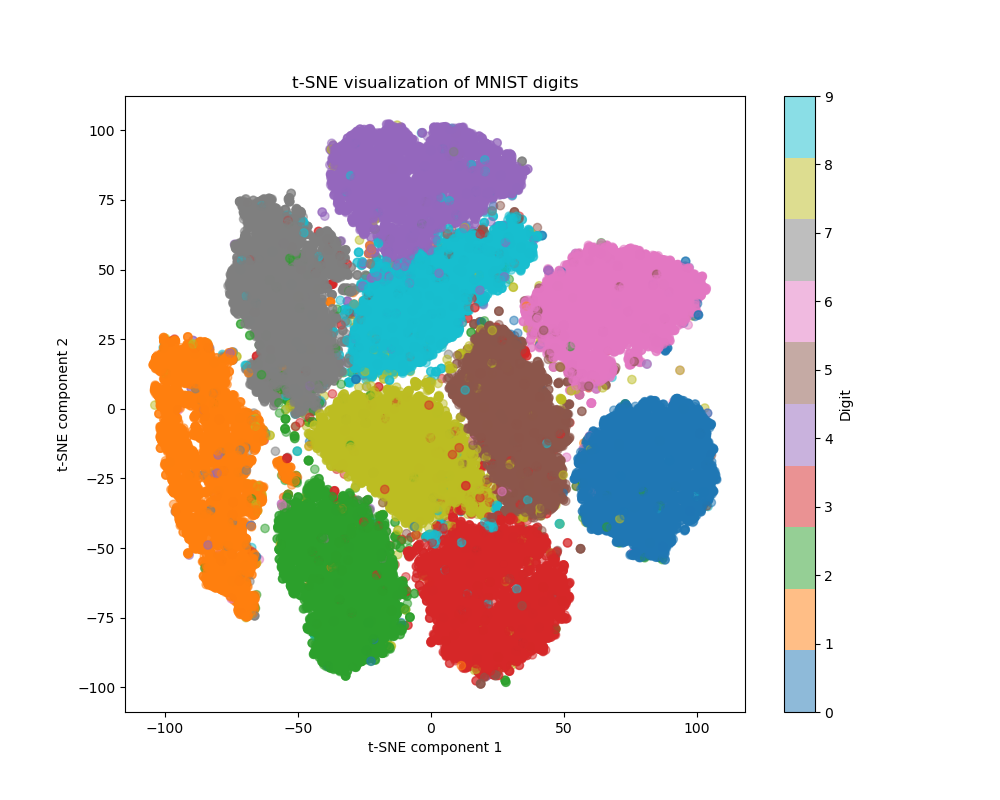

Generate this figure with Python:
import matplotlib.pyplot as plt
import numpy as np
import torch
from sklearn.decomposition import PCA
from sklearn.manifold import TSNE
from torchvision import datasets, transforms

# 設定隨機種子
torch.manual_seed(42)

# 加載MNIST數據集
transform = transforms.Compose([transforms.ToTensor()])
mnist_dataset = datasets.MNIST('drive/My Drive/mnist/MNIST_data/', train=True, download=False, transform=transform)

# 提取數據和標籤
X = mnist_dataset.data.numpy().reshape(-1, 28*28) / 255.0  # 將圖像展平並歸一化
y = mnist_dataset.targets.numpy()

# 使用PCA降維到50維
pca = PCA(n_components=50)
X_pca = pca.fit_transform(X)

# 使用t-SNE降維到2維
tsne = TSNE(n_components=2, random_state=42)
X_tsne = tsne.fit_transform(X_pca)

# 可視化結果
plt.figure(figsize=(10, 8))
scatter = plt.scatter(X_tsne[:, 0], X_tsne[:, 1], c=y, cmap='tab10', alpha=0.5)
plt.colorbar(scatter, ticks=range(10), label='Digit')
plt.title('t-SNE visualization of MNIST digits')
plt.xlabel('t-SNE component 1')
plt.ylabel('t-SNE component 2')
plt.show()
